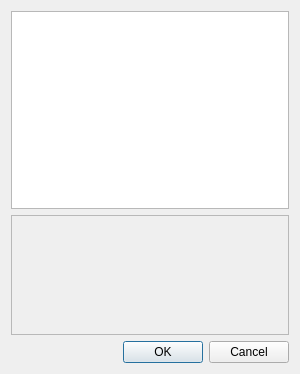
<?xml version="1.0" encoding="UTF-8"?>
<ui version="4.0">
 <class>MetaserverWidget</class>
 <widget class="QWidget" name="MetaserverWidget">
  <property name="geometry">
   <rect>
    <x>0</x>
    <y>0</y>
    <width>300</width>
    <height>374</height>
   </rect>
  </property>
  <property name="sizePolicy">
   <sizepolicy hsizetype="Fixed" vsizetype="Fixed">
    <horstretch>0</horstretch>
    <verstretch>0</verstretch>
   </sizepolicy>
  </property>
  <property name="windowTitle">
   <string>Form</string>
  </property>
  <layout class="QVBoxLayout" name="verticalLayout">
   <item>
    <widget class="QListView" name="ServerList"/>
   </item>
   <item>
    <widget class="QScrollArea" name="scrollArea">
     <property name="sizePolicy">
      <sizepolicy hsizetype="Expanding" vsizetype="Fixed">
       <horstretch>0</horstretch>
       <verstretch>0</verstretch>
      </sizepolicy>
     </property>
     <property name="minimumSize">
      <size>
       <width>0</width>
       <height>120</height>
      </size>
     </property>
     <property name="widgetResizable">
      <bool>true</bool>
     </property>
     <widget class="QWidget" name="scrollAreaWidgetContents">
      <property name="geometry">
       <rect>
        <x>0</x>
        <y>0</y>
        <width>286</width>
        <height>114</height>
       </rect>
      </property>
      <layout class="QVBoxLayout" name="verticalLayout_2">
       <item>
        <widget class="QLabel" name="DescriptionLabel">
         <property name="text">
          <string/>
         </property>
         <property name="alignment">
          <set>Qt::AlignLeading|Qt::AlignLeft|Qt::AlignTop</set>
         </property>
        </widget>
       </item>
      </layout>
     </widget>
    </widget>
   </item>
   <item>
    <widget class="QDialogButtonBox" name="buttonBox">
     <property name="standardButtons">
      <set>QDialogButtonBox::Cancel|QDialogButtonBox::Ok</set>
     </property>
    </widget>
   </item>
  </layout>
 </widget>
 <resources/>
 <connections/>
</ui>
